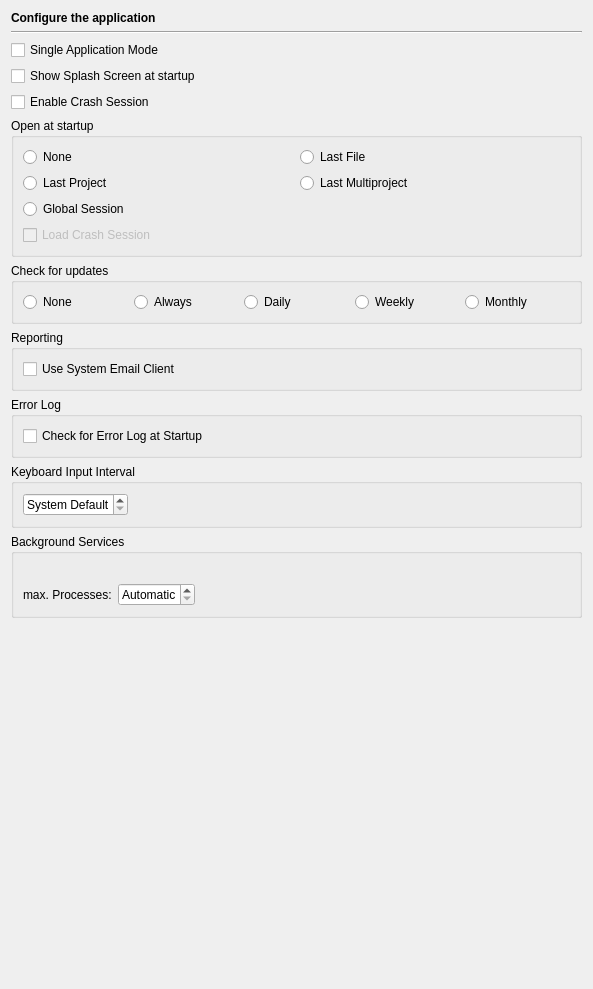
<?xml version="1.0" encoding="UTF-8"?>
<ui version="4.0">
 <class>ApplicationPage</class>
 <widget class="QWidget" name="ApplicationPage">
  <property name="geometry">
   <rect>
    <x>0</x>
    <y>0</y>
    <width>591</width>
    <height>989</height>
   </rect>
  </property>
  <layout class="QVBoxLayout" name="verticalLayout_4">
   <item>
    <widget class="QLabel" name="headerLabel">
     <property name="text">
      <string>&lt;b&gt;Configure the application&lt;/b&gt;</string>
     </property>
    </widget>
   </item>
   <item>
    <widget class="Line" name="line9_3">
     <property name="frameShape">
      <enum>QFrame::HLine</enum>
     </property>
     <property name="frameShadow">
      <enum>QFrame::Sunken</enum>
     </property>
     <property name="orientation">
      <enum>Qt::Horizontal</enum>
     </property>
    </widget>
   </item>
   <item>
    <widget class="QCheckBox" name="singleApplicationCheckBox">
     <property name="toolTip">
      <string>Select, if only one instance of the application should be running</string>
     </property>
     <property name="text">
      <string>Single Application Mode</string>
     </property>
    </widget>
   </item>
   <item>
    <widget class="QCheckBox" name="splashScreenCheckBox">
     <property name="toolTip">
      <string>Select to show the startup splash screen</string>
     </property>
     <property name="text">
      <string>Show Splash Screen at startup</string>
     </property>
    </widget>
   </item>
   <item>
    <widget class="QCheckBox" name="crashSessionEnabledCheckBox">
     <property name="toolTip">
      <string>Select to enable the generation of a crash session file</string>
     </property>
     <property name="text">
      <string>Enable Crash Session</string>
     </property>
    </widget>
   </item>
   <item>
    <widget class="QGroupBox" name="groupBox_3">
     <property name="title">
      <string>Open at startup</string>
     </property>
     <layout class="QGridLayout">
      <item row="0" column="0">
       <widget class="QRadioButton" name="noOpenRadioButton">
        <property name="toolTip">
         <string>Select to not open anything</string>
        </property>
        <property name="text">
         <string>None</string>
        </property>
       </widget>
      </item>
      <item row="0" column="1">
       <widget class="QRadioButton" name="lastFileRadioButton">
        <property name="toolTip">
         <string>Select to open the most recently opened file</string>
        </property>
        <property name="text">
         <string>Last File</string>
        </property>
       </widget>
      </item>
      <item row="1" column="0">
       <widget class="QRadioButton" name="lastProjectRadioButton">
        <property name="toolTip">
         <string>Select to open the most recently opened project</string>
        </property>
        <property name="text">
         <string>Last Project</string>
        </property>
       </widget>
      </item>
      <item row="1" column="1">
       <widget class="QRadioButton" name="lastMultiprojectRadioButton">
        <property name="toolTip">
         <string>Select to open the most recently opened multiproject</string>
        </property>
        <property name="text">
         <string>Last Multiproject</string>
        </property>
       </widget>
      </item>
      <item row="2" column="0">
       <widget class="QRadioButton" name="globalSessionRadioButton">
        <property name="toolTip">
         <string>Select to restore the global session</string>
        </property>
        <property name="text">
         <string>Global Session</string>
        </property>
       </widget>
      </item>
      <item row="3" column="0" colspan="2">
       <widget class="QCheckBox" name="openCrashSessionCheckBox">
        <property name="enabled">
         <bool>false</bool>
        </property>
        <property name="toolTip">
         <string>Select to look for a crash session file first</string>
        </property>
        <property name="text">
         <string>Load Crash Session</string>
        </property>
       </widget>
      </item>
     </layout>
    </widget>
   </item>
   <item>
    <widget class="QGroupBox" name="groupBox_2">
     <property name="title">
      <string>Check for updates</string>
     </property>
     <layout class="QHBoxLayout">
      <item>
       <widget class="QRadioButton" name="noCheckRadioButton">
        <property name="toolTip">
         <string>Select to disable update checking</string>
        </property>
        <property name="text">
         <string>None</string>
        </property>
       </widget>
      </item>
      <item>
       <widget class="QRadioButton" name="alwaysCheckRadioButton">
        <property name="toolTip">
         <string>Select to check for updates at every startup</string>
        </property>
        <property name="text">
         <string>Always</string>
        </property>
       </widget>
      </item>
      <item>
       <widget class="QRadioButton" name="dailyCheckRadioButton">
        <property name="toolTip">
         <string>Select to check for updates once a day</string>
        </property>
        <property name="text">
         <string>Daily</string>
        </property>
       </widget>
      </item>
      <item>
       <widget class="QRadioButton" name="weeklyCheckRadioButton">
        <property name="toolTip">
         <string>Select to check for updates once a week</string>
        </property>
        <property name="text">
         <string>Weekly</string>
        </property>
       </widget>
      </item>
      <item>
       <widget class="QRadioButton" name="monthlyCheckRadioButton">
        <property name="toolTip">
         <string>Select to check for updates once a month</string>
        </property>
        <property name="text">
         <string>Monthly</string>
        </property>
       </widget>
      </item>
     </layout>
    </widget>
   </item>
   <item>
    <widget class="QGroupBox" name="groupBox_4">
     <property name="title">
      <string>Reporting</string>
     </property>
     <layout class="QVBoxLayout" name="verticalLayout_2">
      <item>
       <widget class="QCheckBox" name="systemEmailClientCheckBox">
        <property name="toolTip">
         <string>Select to use the system email client to send reports</string>
        </property>
        <property name="text">
         <string>Use System Email Client</string>
        </property>
       </widget>
      </item>
     </layout>
    </widget>
   </item>
   <item>
    <widget class="QGroupBox" name="groupBox">
     <property name="title">
      <string>Error Log</string>
     </property>
     <layout class="QVBoxLayout" name="verticalLayout">
      <item>
       <widget class="QCheckBox" name="errorlogCheckBox">
        <property name="toolTip">
         <string>Select to check the existence of an error log upon startup</string>
        </property>
        <property name="text">
         <string>Check for Error Log at Startup</string>
        </property>
       </widget>
      </item>
     </layout>
    </widget>
   </item>
   <item>
    <widget class="QGroupBox" name="groupBox_5">
     <property name="title">
      <string>Keyboard Input Interval</string>
     </property>
     <layout class="QGridLayout" name="gridLayout">
      <item row="0" column="0">
       <widget class="QSpinBox" name="intervalSpinBox">
        <property name="toolTip">
         <string>Enter the keyboard input interval, '0' for default</string>
        </property>
        <property name="alignment">
         <set>Qt::AlignRight|Qt::AlignTrailing|Qt::AlignVCenter</set>
        </property>
        <property name="specialValueText">
         <string>System Default</string>
        </property>
        <property name="suffix">
         <string> ms</string>
        </property>
        <property name="maximum">
         <number>2000</number>
        </property>
        <property name="singleStep">
         <number>100</number>
        </property>
       </widget>
      </item>
      <item row="0" column="1">
       <spacer name="horizontalSpacer">
        <property name="orientation">
         <enum>Qt::Horizontal</enum>
        </property>
        <property name="sizeHint" stdset="0">
         <size>
          <width>453</width>
          <height>20</height>
         </size>
        </property>
       </spacer>
      </item>
     </layout>
    </widget>
   </item>
   <item>
    <widget class="QGroupBox" name="groupBox_6">
     <property name="title">
      <string>Background Services</string>
     </property>
     <layout class="QVBoxLayout" name="verticalLayout_3">
      <item>
       <widget class="QLabel" name="backgroundServicesLabel">
        <property name="text">
         <string/>
        </property>
        <property name="wordWrap">
         <bool>true</bool>
        </property>
       </widget>
      </item>
      <item>
       <layout class="QHBoxLayout" name="horizontalLayout">
        <item>
         <widget class="QLabel" name="label">
          <property name="text">
           <string>max. Processes:</string>
          </property>
         </widget>
        </item>
        <item>
         <widget class="QSpinBox" name="backgroundServicesSpinBox">
          <property name="alignment">
           <set>Qt::AlignRight|Qt::AlignTrailing|Qt::AlignVCenter</set>
          </property>
          <property name="specialValueText">
           <string>Automatic</string>
          </property>
         </widget>
        </item>
        <item>
         <spacer name="horizontalSpacer_2">
          <property name="orientation">
           <enum>Qt::Horizontal</enum>
          </property>
          <property name="sizeHint" stdset="0">
           <size>
            <width>40</width>
            <height>20</height>
           </size>
          </property>
         </spacer>
        </item>
       </layout>
      </item>
     </layout>
    </widget>
   </item>
   <item>
    <spacer>
     <property name="orientation">
      <enum>Qt::Vertical</enum>
     </property>
     <property name="sizeHint" stdset="0">
      <size>
       <width>571</width>
       <height>21</height>
      </size>
     </property>
    </spacer>
   </item>
  </layout>
 </widget>
 <tabstops>
  <tabstop>singleApplicationCheckBox</tabstop>
  <tabstop>splashScreenCheckBox</tabstop>
  <tabstop>crashSessionEnabledCheckBox</tabstop>
  <tabstop>noOpenRadioButton</tabstop>
  <tabstop>lastFileRadioButton</tabstop>
  <tabstop>lastProjectRadioButton</tabstop>
  <tabstop>lastMultiprojectRadioButton</tabstop>
  <tabstop>globalSessionRadioButton</tabstop>
  <tabstop>openCrashSessionCheckBox</tabstop>
  <tabstop>noCheckRadioButton</tabstop>
  <tabstop>alwaysCheckRadioButton</tabstop>
  <tabstop>dailyCheckRadioButton</tabstop>
  <tabstop>weeklyCheckRadioButton</tabstop>
  <tabstop>monthlyCheckRadioButton</tabstop>
  <tabstop>systemEmailClientCheckBox</tabstop>
  <tabstop>errorlogCheckBox</tabstop>
  <tabstop>intervalSpinBox</tabstop>
 </tabstops>
 <resources/>
 <connections>
  <connection>
   <sender>crashSessionEnabledCheckBox</sender>
   <signal>toggled(bool)</signal>
   <receiver>openCrashSessionCheckBox</receiver>
   <slot>setEnabled(bool)</slot>
   <hints>
    <hint type="sourcelabel">
     <x>44</x>
     <y>89</y>
    </hint>
    <hint type="destinationlabel">
     <x>52</x>
     <y>205</y>
    </hint>
   </hints>
  </connection>
  <connection>
   <sender>crashSessionEnabledCheckBox</sender>
   <signal>toggled(bool)</signal>
   <receiver>openCrashSessionCheckBox</receiver>
   <slot>setChecked(bool)</slot>
   <hints>
    <hint type="sourcelabel">
     <x>114</x>
     <y>88</y>
    </hint>
    <hint type="destinationlabel">
     <x>109</x>
     <y>209</y>
    </hint>
   </hints>
  </connection>
 </connections>
</ui>
